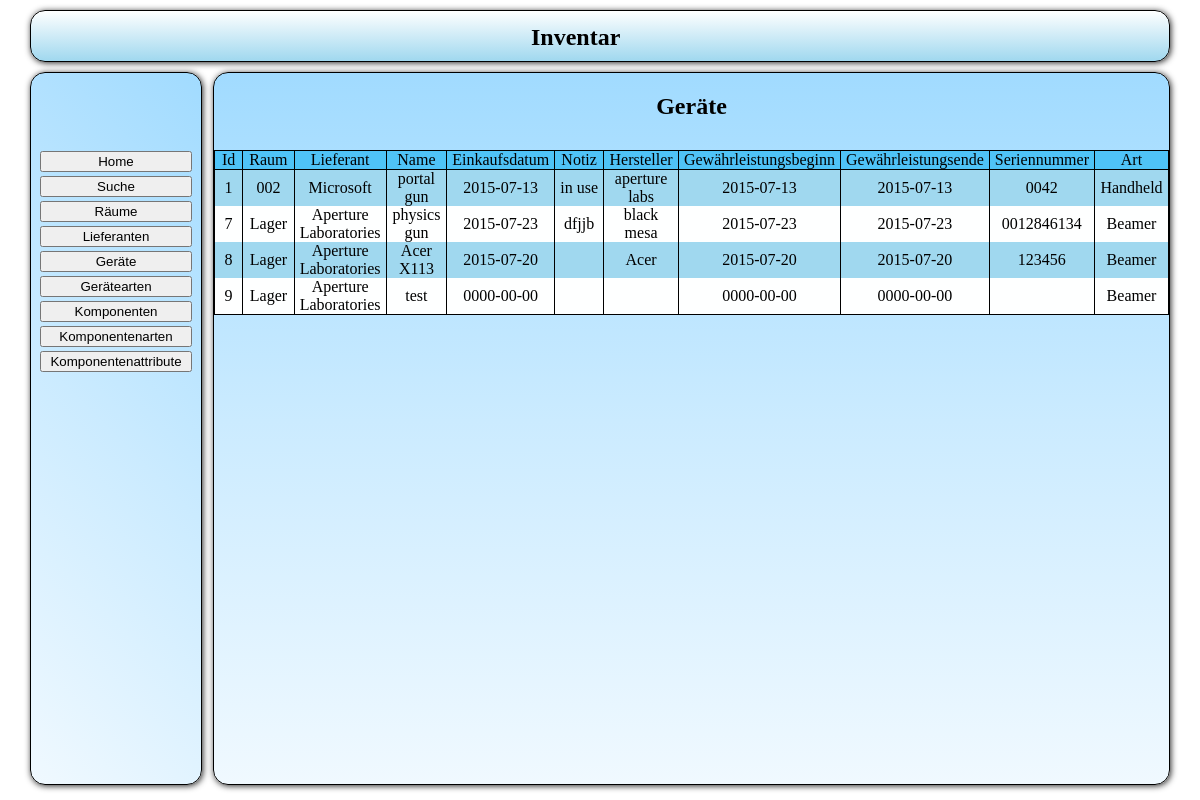
Page /src/php/fro_Auswahl.php?action=list&table=geraete on the committed database.
### tables this page shows
CREATE TABLE IF NOT EXISTS `tbl_geraete` (
`geraete_id` int(11) NOT NULL,
  `raum_fk` int(11) DEFAULT NULL,
  `lieferant_fk` int(11) DEFAULT NULL,
  `geraet_name` text,
  `geraet_ek_datum` date DEFAULT NULL,
  `geraet_notiz` text,
  `geraet_hersteller` text,
  `geraet_gewaehr_beginn` date DEFAULT NULL,
  `geraet_gewaehr_ende` date DEFAULT NULL,
  `geraete_seriennummer` text,
  `geraete_art_fk` int(11) DEFAULT NULL
);

CREATE TABLE IF NOT EXISTS `tbl_raeume` (
`raum_id` int(11) NOT NULL,
  `raum_notiz` text,
  `raum_name` text,
  `raum_stockwerk` text
);

CREATE TABLE IF NOT EXISTS `tbl_lieferanten` (
`lieferant_id` int(11) NOT NULL,
  `lieferant_firmenname` text,
  `lieferant_vorname` text,
  `lieferant_nachname` text,
  `lieferant_plz` int(11) DEFAULT NULL,
  `lieferant_ort` text,
  `lieferant_strasse` text
);

CREATE TABLE IF NOT EXISTS `tbl_geraete_art` (
`geraete_art_id` int(11) NOT NULL,
  `geraete_art_name` text
);

### src/lib/plotting/forms.php (called while the page is built, shortened)
<?php
function get($key, $default)
{
    if(isset($_GET[$key]))
    {
	return htmlspecialchars($_GET[$key]);
    }
}

### src/php/sql_get.php (called while the page is built, shortened)
<?php
function func_a_getGeraete()
{
    $txt_sql_statement = "SELECT tbl_geraete.geraete_id, tbl_raeume.raum_name, tbl_lieferanten.lieferant_firmenname, tbl_geraete.geraet_name, tbl_geraete.geraet_ek_datum, tbl_geraete.geraet_notiz, tbl_geraete.geraet_hersteller, tbl_geraete.geraet_gewaehr_beginn, tbl_geraete.geraet_gewaehr_ende, tbl_geraete.geraete_seriennummer, tbl_geraete_art.geraete_art_name   "
			."FROM biscuit.tbl_geraete "
			."left join tbl_raeume on tbl_raeume.raum_id = tbl_geraete.raum_fk "
			."left join tbl_lieferanten on tbl_lieferanten.lieferant_id = tbl_geraete.lieferant_fk "
			."left join tbl_geraete_art on tbl_geraete_art.geraete_art_id = tbl_geraete.geraete_art_fk;";
    $a_sql_ausgabe = array();
    $a_sql_result = mysql_query($txt_sql_statement)
            or die ("Anfrage Fehlgeschlagen");
    while($a_sql_cache = mysql_fetch_assoc($a_sql_result))
    {
	$a_sql_ausgabe[] = $a_sql_cache;
    }
    return $a_sql_ausgabe;
}

### src/php/log_Liste.php (the view, shortened to what this page needs)
<?php
echo "<h2 align='center'>".$sTitel."</h2>";
$oTabelle = new \utility\tables\table();
$oTabelle->start(false, "liste");
$oTabelle->startRow();
foreach ($aErgebnis_attribute as $mAttribut)
{
    $oTabelle->addCell($mAttribut);
}
foreach ($aErgebnisse as $aErgebnis)
{
    foreach ($aErgebnis as $sIndex => $mData)
    {
	echo $mData;
    }
}

### src/css/main.css (style rules this page uses)
body { padding: 0; margin: 0; }

### rows in the picture
tbl_geraete: geraete_id "1", raum_fk.raum_name "002", lieferant_fk.lieferant_firmenname "Microsoft", geraet_name "portal gun", geraet_ek_datum "2015-07-13", geraet_notiz "in use", geraet_hersteller "aperture labs", geraet_gewaehr_beginn "2015-07-13", geraet_gewaehr_ende "2015-07-13", geraete_seriennummer "0042", geraete_art_fk.geraete_art_name "Handheld"
tbl_geraete: geraete_id "7", raum_fk.raum_name "Lager", lieferant_fk.lieferant_firmenname "Aperture Laboratories", geraet_name "physics gun", geraet_ek_datum "2015-07-23", geraet_notiz "dfjjb", geraet_hersteller "black mesa", geraet_gewaehr_beginn "2015-07-23", geraet_gewaehr_ende "2015-07-23", geraete_seriennummer "0012846134", geraete_art_fk.geraete_art_name "Beamer"
tbl_geraete: geraete_id "8", raum_fk.raum_name "Lager", lieferant_fk.lieferant_firmenname "Aperture Laboratories", geraet_name "Acer X113", geraet_ek_datum "2015-07-20", geraet_hersteller "Acer", geraet_gewaehr_beginn "2015-07-20", geraet_gewaehr_ende "2015-07-20", geraete_seriennummer "123456", geraete_art_fk.geraete_art_name "Beamer"
tbl_geraete: geraete_id "9", raum_fk.raum_name "Lager", lieferant_fk.lieferant_firmenname "Aperture Laboratories", geraet_name "test", geraet_ek_datum "0000-00-00", geraet_gewaehr_beginn "0000-00-00", geraet_gewaehr_ende "0000-00-00", geraete_art_fk.geraete_art_name "Beamer"

### other values in the picture
$sTitel "Geräte"
$string "Id"
$string "Raum"
$string "Lieferant"
$string "Name"
$string "Einkaufsdatum"
$string "Notiz"
$string "Hersteller"
$string "Gewährleistungsbeginn"
$string "Gewährleistungsende"
$string "Seriennummer"
$string "Art"
